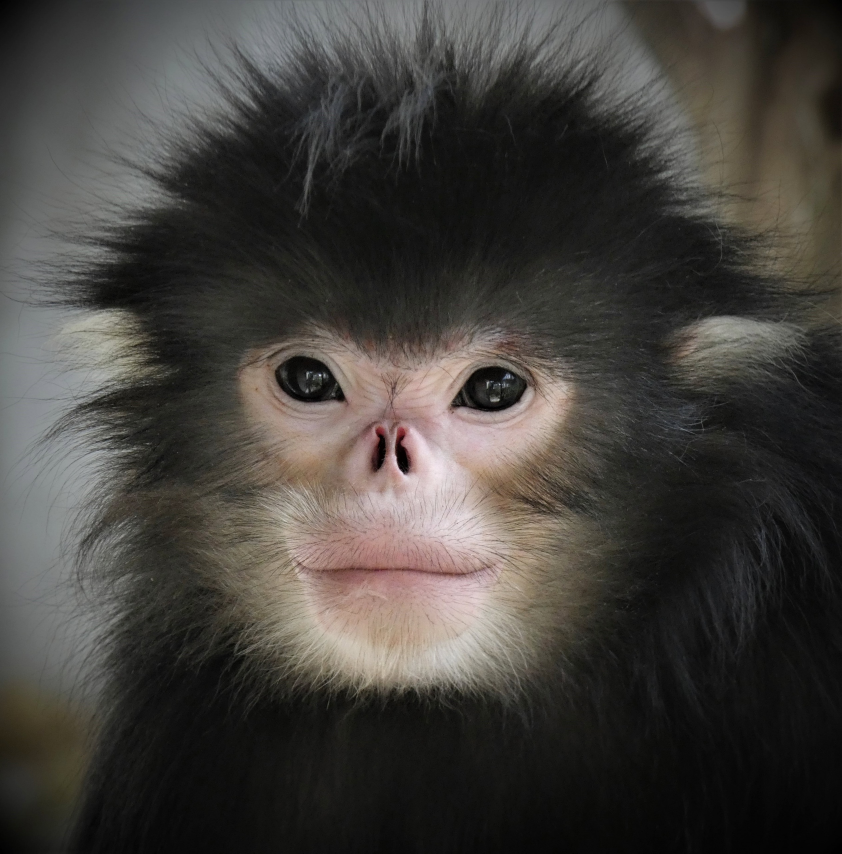
#> input picture assets/input.jpg, 2526 x 2560 px (shown at 1/3 size)
$ python image_to_video.py
#> lines starting #> are read from the running program, lines starting #| are printed output that depends on the picture
from moviepy.editor import ImageClip, AudioFileClip, VideoClip
from PIL import Image
import os
import numpy as np

# Paths
INPUT_IMAGE = "assets/input.jpg"
AUDIO_PATH = "assets/audio.mp3"
OUTPUT_PATH = "output/result.mp4"

# Settings
DEFAULT_DURATION = 10
FPS = 24
ZOOM_START = 1.0
ZOOM_END = 1.2
TARGET_HEIGHT = 1080

# Step 1: Prepare clean RGB input and 16:9 crop
img = Image.open(INPUT_IMAGE).convert("RGB")
#> img is the input picture: PIL image 2526x2560 RGB; mean R, G, B 67.5, 64.6, 60.6
w, h = img.size
#> w = 2526; h = 2560
target_ratio = 16 / 9

if w / h > target_ratio:
    new_w = int(h * target_ratio) // 2 * 2
    left = (w - new_w) // 2
    img = img.crop((left, 0, left + new_w, h))
else:
    new_h = int(w / target_ratio) // 2 * 2
#> new_h = 1420
    top = (h - new_h) // 2
#> top = 570
    img = img.crop((0, top, w, top + new_h))
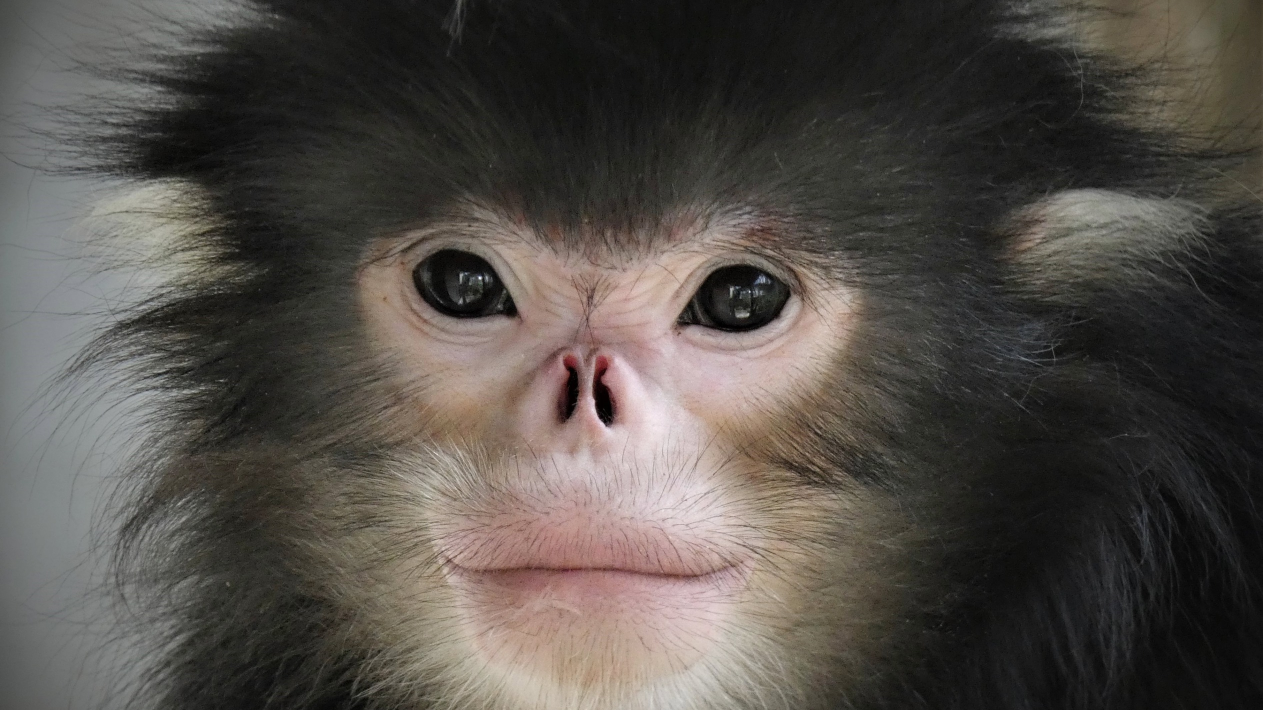
#> img: PIL image 2526x1420 RGB (shown at 1/2 size); mean R, G, B 82.6, 77.6, 72.6

img = img.crop((0, 0, img.width // 2 * 2, img.height // 2 * 2))
clean_path = "assets/temp_clean.jpg"
img.save(clean_path, format="JPEG")

# Step 2: Load static image as clip (without duration yet)
#> (the run stopped early here; a loop or call above may not have finished)
